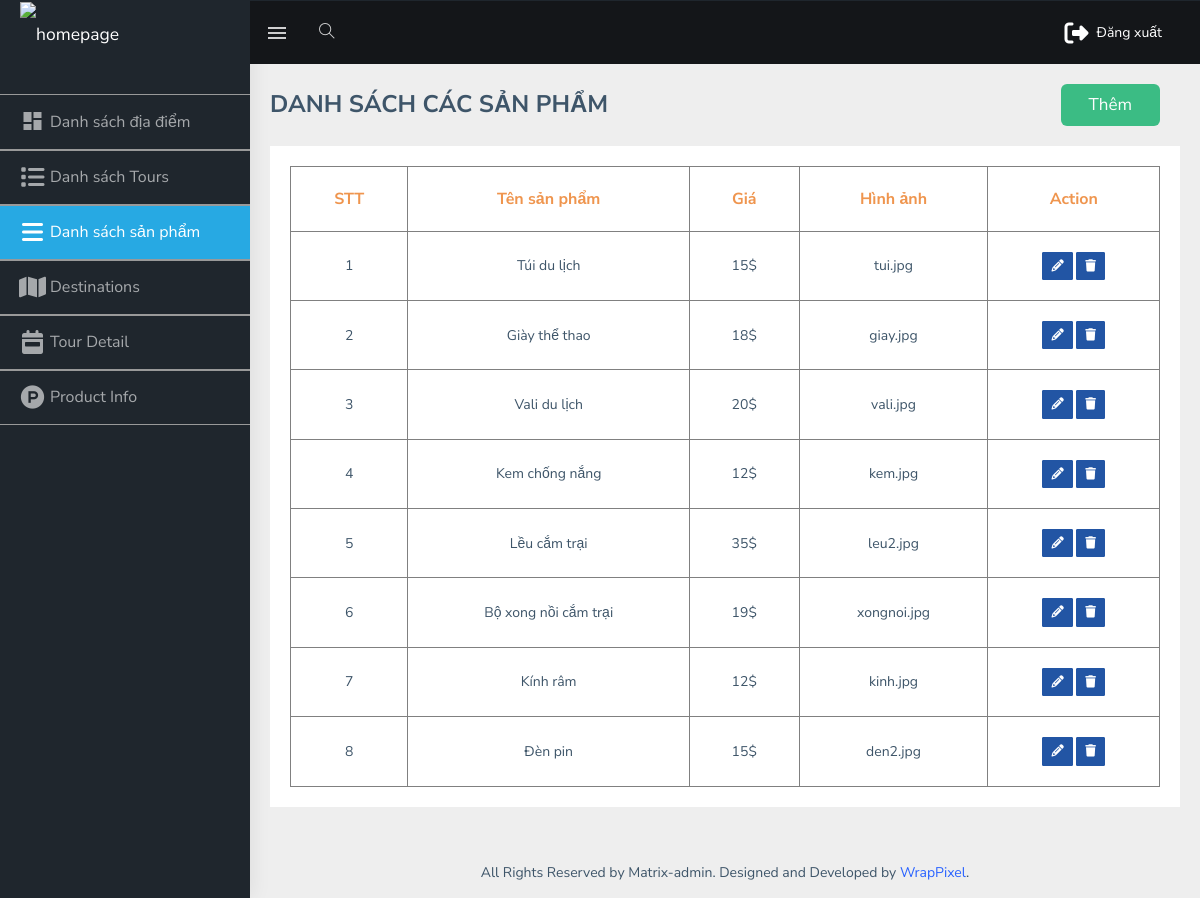
The app's page /admin/product.php (signed in) with its own data.
### tables this page shows
CREATE TABLE `products` (
  `id` int(10) NOT NULL,
  `product_name` varchar(50) NOT NULL,
  `price` varchar(50) NOT NULL,
  `img` varchar(255) NOT NULL
);

### admin/controllers/c_list.php (called while the page is built, shortened)
<?php
    class c_list {
        public function index_product() {
            include("models/m_list.php");
            $m_list = new m_list();
            $product = $m_list->read_product();
            include("views/master.php");
            include("views/detail_content/v_product.php");
        }
    }
?>

### admin/product.php (called while the page is built)
<?php
    include("controllers/c_list.php");
    $product = new c_list();
    $product->index_product();
?>

### admin/models/database.php (called while the page is built, shortened)
<?php
class database{
    protected $pdo = NULL;
    protected $sql = '';
    public function __construct() {
        try
        {
            $this->pdo = new PDO("mysql:host=".DB_HOST."; dbname=".DB_NAME,DB_USER,DB_PWD);
            $this->pdo->query('set names "utf8"');
        }
        catch(PDOException $ex )
        {
            die($ex->getMessage());
        }
    }
    public function setQuery($sql) {
        $this->sql = $sql;
    }
    public function execute($options=array()) {
        $this->sta = $this->pdo->prepare($this->sql);
        $this->sta->execute();
        return $this->sta;
    }
    public function loadAllRows($options=array()) {
        if(!$options) {
            if(!$result = $this->execute())
                return false;
        }
        else {
            if(!$result = $this->execute($options))
                return false;
        }
        return $result->fetchAll(PDO::FETCH_OBJ);
    }
}
?>

### admin/models/m_list.php (called while the page is built, shortened)
<?php
    include_once("database.php");
    class m_list extends database{
        public function read_product(){
            $sql = "SELECT * from products";
            return $this->loadAllRows();
        }
    }
?>

### admin/views/detail_content/v_product.php (the view, shortened to what this page needs)
<div class="page-wrapper">
    <div class="page-breadcrumb">
        <div class="row">
            <div class="col-12 d-flex no-block align-items-center">
                <h3 class="page-title">DANH SÁCH CÁC SẢN PHẨM</h3>
                <div class="ml-auto text-right">
                    <button class="button--custom">
                        <a href="add_product.php" style="color: #fff; font-size: 17px;">Thêm</a>
                    </button>
                </div>
            </div>
        </div>
    </div>
    <div class="container-fluid">
        <div class="row">
            <div class="col-12">
                <div class="card">
                    <div class="card-body">
                        <table border="1px" cellpadding="20" style="width: 100%;" class="table--custom">
                            <tr align="center">
                                <th>STT</th>
                                <th>Tên sản phẩm</th>
                                <th>Giá</th>
                                <th>Hình ảnh</th>
                                <th>Action</th>
                            </tr>
                            <?php
                                foreach($product as $key=>$value) {
                            ?>
                            <tr align="center">
                                <td> <?php echo $value->id; ?> </td>
                                <td><?php echo $value->product_name; ?></td>
                                <td><?php echo $value->price . "$"; ?></td>
                                <td><?php echo $value->img ?></td>
                                <td>
                                    <a class="btn btn-info btn-sm" href="update_product.php?id= <?php echo $value->id; ?>">
                                        <i class="fas fa-pencil-alt"></i>
                                    </a>
                                    <a class="btn btn-info btn-sm" href="delete_product.php?id= <?php echo $value->id; ?>">
                                    <i class="fa-solid fa-trash"></i>
                                    </a>
                                </td>
                            </tr>
                            <?php
                                }
                            ?>
                        </table>
                    </div>
                </div>
            </div>
        </div>
    </div>
    <footer class="footer text-center">
        All Rights Reserved by Matrix-admin. Designed and Developed by <a href="https://wrappixel.com">WrapPixel</a>.
    </footer>
</div>

### admin/views/detail_content/v_product.php (style rules this page uses)
.button--custom { border: none; background-color: #28b779; border-radius: 6px; margin-right: 20px; padding: 8px 28px; cursor: pointer; opacity: 0.9; }
.table--custom th { color: #ef954e; font-size: 16px; }

### records on screen
products: id "1", product_name "Túi du lịch", price "15", img "tui.jpg"
products: id "2", product_name "Giày thể thao", price "18", img "giay.jpg"
products: id "3", product_name "Vali du lịch", price "20", img "vali.jpg"
products: id "4", product_name "Kem chống nắng", price "12", img "kem.jpg"
products: id "5", product_name "Lều cắm trại", price "35", img "leu2.jpg"
products: id "6", product_name "Bộ xong nồi cắm trại", price "19", img "xongnoi.jpg"
products: id "7", product_name "Kính râm", price "12", img "kinh.jpg"
products: id "8", product_name "Đèn pin", price "15", img "den2.jpg"
